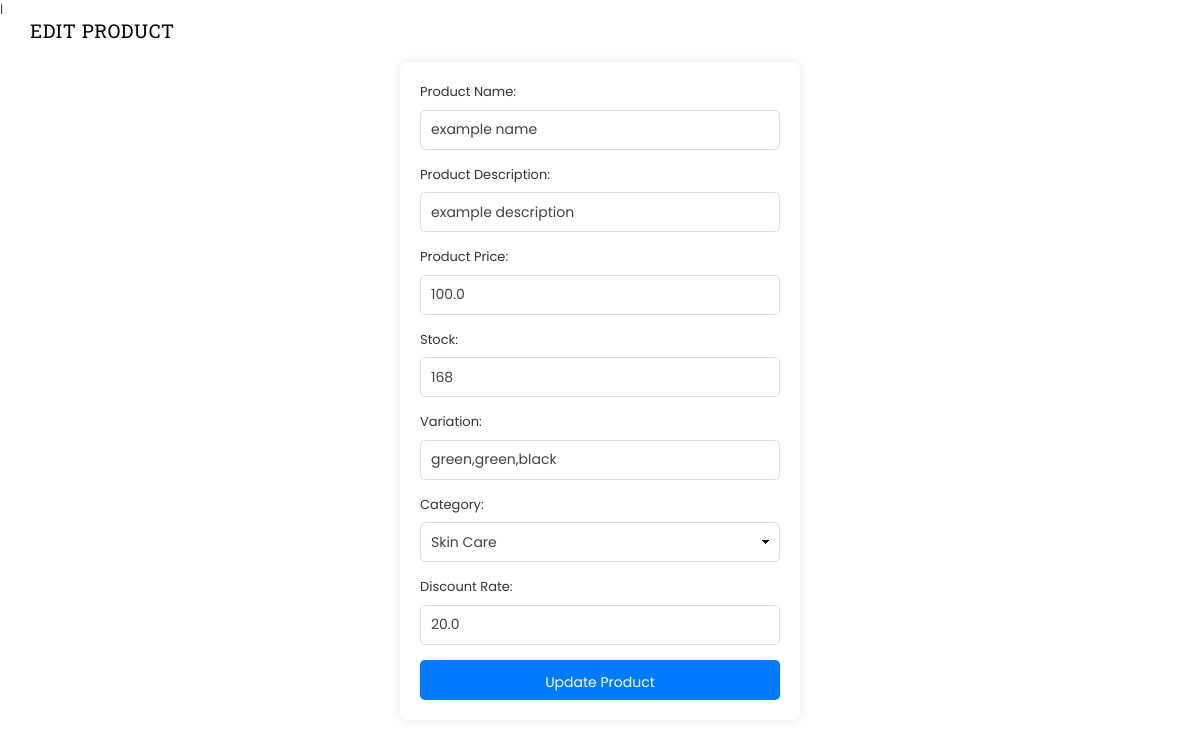
/edit_product/29, run on the app's committed database.
### tables this page shows
CREATE TABLE products (
        product_id INTEGER PRIMARY KEY,
        name TEXT,
        description TEXT,
        price REAL,
        stock INTEGER,
        variations TEXT,
        category TEXT,
        image_filename TEXT,
        discount_rate REAL,
        discount_amount REAL,
        discounted_price REAL,
        session_id TEXT,
        shop_id TEXT,
        shop_name TEXT,
        shipping_fee REAL  -- Add a new column for shipping fee
    );

### app.py (the view, shortened to what this page needs)
@app.route('/edit_product/<int:product_id>', methods=['GET', 'POST'])
def edit_product(product_id):
    conn = sqlite3.connect('users.db')
    cursor = conn.cursor()
    cursor.execute('SELECT * FROM products WHERE product_id=?', (product_id,))
    product = cursor.fetchone()
    conn.close()
    return render_template('edit_product.html', product=product)

### app.py (called while the page is built)
@app.teardown_appcontext
def close_connection(exception):
    db = getattr(g, 'db', None)  # Use 'db' instead of '_database'
    if db is not None:
        db.close()

### templates/edit_product.html (shortened to what this page needs)
{% extends 'base.html' %}
{% block content %}
l   <ink rel="shortcut icon" href="/static/assets/images/logocosmic/logo.png"/>
    <link rel="stylesheet" href="/static/assets/css/plugins.css">
    <link rel="stylesheet" href="/static/assets/css/bootstrap.min.css">
    <link rel="stylesheet" href="/static/assets/css/style.css">
    <link rel="stylesheet" href="/static/assets/css/responsive.css">
    <div class="container">
        <h2 class="title">Edit Product</h2>
        <form method="POST" action="{{ url_for('edit_product', product_id=product[0]) }}">
            <label for="new_name">Product Name:</label>
            <input type="text" name="new_name" placeholder="Product Name" value="{{ product[1] }}" required>
            <label for="new_description">Product Description:</label>
            <input type="text" name="new_description" placeholder="Product Description" value="{{ product[2] }}" required>
            <label for="new_price">Product Price:</label>
            <input type="text" name="new_price" placeholder="Product Price" value="{{ product[3] }}" required>
            <label for="new_stock">Stock:</label>
            <input type="text" name="new_stock" placeholder="Stock" value="{{ product[4] }}" required>
            <label for="new_variation">Variation:</label>
            <input type="text" name="new_variation" placeholder="Variation" value="{{ product[5] }}" required>
            <label for="new_category">Category:</label>
            <select name="new_category" id="new_category" required>
                <option value="Skin Care" {% if product[6] == 'Skin Care' %} selected {% endif %}>Skin Care</option>
            </select>
            <label for="new_discount_rate">Discount Rate:</label>
    <input type="text" name="new_discount_rate" placeholder="Discount Rate" value="{{ product[8] }}" required>
            <input type="submit" value="Update Product">
        </form>
    </div>
{% endblock %}

### templates/base.html (style rules this page uses)
body { font-family: Arial, sans-serif; margin: 0; }

### templates/edit_product.html (style rules this page uses)
form { max-width: 400px; margin: 20px auto; background-color: #fff; padding: 20px; border-radius: 8px; box-shadow: 0 0 10px rgba(0, 0, 0, 0.1); }
label { display: block; margin-bottom: 8px; color: #333; }
input[type="text"], select { width: 100%; padding: 10px; margin-bottom: 15px; box-sizing: border-box; border: 1px solid #ddd; border-radius: 5px; }
select { appearance: none; padding: 10px; cursor: pointer; }
input[type="submit"] { background-color: #007bff; color: #fff; padding: 12px 20px; border: none; border-radius: 5px; cursor: pointer; }

### data on the page
products: new_name "example name", new_description "example description", new_price "100.0", new_stock "168", new_variation "green,green,black", new_category "Skin Care", new_discount_rate "20.0"
